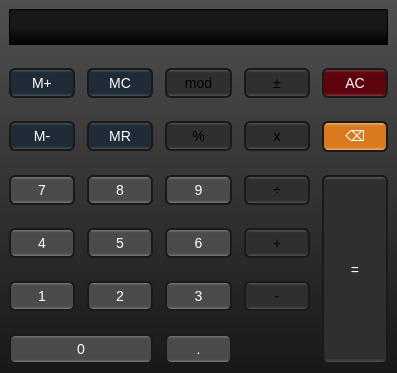
<?xml version="1.0" encoding="UTF-8"?>
<ui version="4.0">
 <class>Calculator</class>
 <widget class="QMainWindow" name="Calculator">
  <property name="geometry">
   <rect>
    <x>0</x>
    <y>0</y>
    <width>397</width>
    <height>366</height>
   </rect>
  </property>
  <property name="sizePolicy">
   <sizepolicy hsizetype="Preferred" vsizetype="Preferred">
    <horstretch>0</horstretch>
    <verstretch>0</verstretch>
   </sizepolicy>
  </property>
  <property name="windowTitle">
   <string>MainWindow</string>
  </property>
  <property name="styleSheet">
   <string notr="true">QMainWindow {
	background-color:qlineargradient(spread:pad, x1:0, y1:1, x2:0, y2:0, stop:0 rgba(26, 24, 23, 255), stop:1 rgba(80, 80, 80, 255));qlineargradient(spread:reflect, x1:0, y1:0.5, x2:0, y2:0, stop:0.729064 rgba(31, 43, 54, 255), stop:1 rgba(83, 94, 101, 255))
}</string>
  </property>
  <widget class="QWidget" name="centralwidget">
   <layout class="QGridLayout" name="gridLayout">
    <property name="horizontalSpacing">
     <number>12</number>
    </property>
    <property name="verticalSpacing">
     <number>23</number>
    </property>
    <item row="5" column="2">
     <widget class="QPushButton" name="NumPushBut_3">
      <property name="focusPolicy">
       <enum>Qt::FocusPolicy::NoFocus</enum>
      </property>
      <property name="styleSheet">
       <string notr="true">QPushButton {
	border: 2px solid rgb(26,26,26);
     border-radius: 6px;
	background-color: qlineargradient(spread:reflect, x1:0, y1:0.5, x2:0, y2:0, stop:0.729064 rgba(75,75,75, 255), stop:1 rgba(145,145,145,225));
    padding: 5px;
color: white; 
    font-size: 14px; 
    font-family: Arial, sans-serif;
}


QPushButton:hover {
background-color:rgba(98,98,98,255);
border: none;
}</string>
      </property>
      <property name="text">
       <string>3</string>
      </property>
     </widget>
    </item>
    <item row="4" column="1">
     <widget class="QPushButton" name="NumPushBut_5">
      <property name="focusPolicy">
       <enum>Qt::FocusPolicy::NoFocus</enum>
      </property>
      <property name="styleSheet">
       <string notr="true">QPushButton {
	border: 2px solid rgb(26,26,26);
     border-radius: 6px;
	background-color: qlineargradient(spread:reflect, x1:0, y1:0.5, x2:0, y2:0, stop:0.729064 rgba(75,75,75, 255), stop:1 rgba(145,145,145,225));
    padding: 5px;
color: white; 
    font-size: 14px; 
    font-family: Arial, sans-serif;
}


QPushButton:hover {
background-color:rgba(98,98,98,255);
border: none;
}</string>
      </property>
      <property name="text">
       <string>5</string>
      </property>
     </widget>
    </item>
    <item row="5" column="1">
     <widget class="QPushButton" name="NumPushBut_2">
      <property name="focusPolicy">
       <enum>Qt::FocusPolicy::NoFocus</enum>
      </property>
      <property name="styleSheet">
       <string notr="true">QPushButton {
	border: 2px solid rgb(26,26,26);
     border-radius: 6px;
	background-color: qlineargradient(spread:reflect, x1:0, y1:0.5, x2:0, y2:0, stop:0.729064 rgba(75,75,75, 255), stop:1 rgba(145,145,145,225));
    padding: 5px;
color: white; 
    font-size: 14px; 
    font-family: Arial, sans-serif;
}


QPushButton:hover {
background-color:rgba(98,98,98,255);
border: none;
}</string>
      </property>
      <property name="text">
       <string>2</string>
      </property>
     </widget>
    </item>
    <item row="3" column="2">
     <widget class="QPushButton" name="NumPushBut_9">
      <property name="focusPolicy">
       <enum>Qt::FocusPolicy::NoFocus</enum>
      </property>
      <property name="styleSheet">
       <string notr="true">QPushButton {
	border: 2px solid rgb(26,26,26);
     border-radius: 6px;
	background-color: qlineargradient(spread:reflect, x1:0, y1:0.5, x2:0, y2:0, stop:0.729064 rgba(75,75,75, 255), stop:1 rgba(145,145,145,225));
    padding: 5px;
color: white; 
    font-size: 14px; 
    font-family: Arial, sans-serif;
}


QPushButton:hover {
background-color:rgba(98,98,98,255);
border: none;
}</string>
      </property>
      <property name="text">
       <string>9</string>
      </property>
     </widget>
    </item>
    <item row="4" column="0">
     <widget class="QPushButton" name="NumPushBut_4">
      <property name="styleSheet">
       <string notr="true">QPushButton {
	border: 2px solid rgb(26,26,26);
     border-radius: 6px;
	background-color: qlineargradient(spread:reflect, x1:0, y1:0.5, x2:0, y2:0, stop:0.729064 rgba(75,75,75, 255), stop:1 rgba(145,145,145,225));
    padding: 5px;
color: white; 
    font-size: 14px; 
    font-family: Arial, sans-serif;
}


QPushButton:hover {
background-color:rgba(98,98,98,255);
border: none;
}</string>
      </property>
      <property name="text">
       <string>4</string>
      </property>
     </widget>
    </item>
    <item row="3" column="0">
     <widget class="QPushButton" name="NumPushBut_7">
      <property name="focusPolicy">
       <enum>Qt::FocusPolicy::NoFocus</enum>
      </property>
      <property name="styleSheet">
       <string notr="true">QPushButton {
	border: 2px solid rgb(26,26,26);
     border-radius: 6px;
	background-color: qlineargradient(spread:reflect, x1:0, y1:0.5, x2:0, y2:0, stop:0.729064 rgba(75,75,75, 255), stop:1 rgba(145,145,145,225));
    padding: 5px;
color: white; 
    font-size: 14px; 
    font-family: Arial, sans-serif;
}


QPushButton:hover {
background-color:rgba(98,98,98,255);
border: none;
}</string>
      </property>
      <property name="text">
       <string>7</string>
      </property>
     </widget>
    </item>
    <item row="2" column="3">
     <widget class="QPushButton" name="Multiply">
      <property name="focusPolicy">
       <enum>Qt::FocusPolicy::NoFocus</enum>
      </property>
      <property name="styleSheet">
       <string notr="true">QPushButton {
	border: 2px solid rgb(26,26,26);
     border-radius: 6px;
	background-color: qlineargradient(spread:reflect, x1:0, y1:0.5, x2:0, y2:0, stop:0.729064 rgba(47,47,47, 255), stop:1 rgba(98,98,98,225));
    padding: 5px;
    font-size: 14px; 
    font-family: Arial, sans-serif;
}


QPushButton:hover {
background-color:rgba(75,75,75,255);
border: none;
}</string>
      </property>
      <property name="text">
       <string>x</string>
      </property>
     </widget>
    </item>
    <item row="2" column="1">
     <widget class="QPushButton" name="MemRecall">
      <property name="focusPolicy">
       <enum>Qt::FocusPolicy::NoFocus</enum>
      </property>
      <property name="styleSheet">
       <string notr="true">    QPushButton {
	border: 2px solid rgb(26,26,26);
     border-radius: 6px;
	
	background-color: qlineargradient(spread:reflect, x1:0, y1:0.5, x2:0, y2:0, stop:0.729064 rgba(31, 43, 54, 255), stop:1 rgba(83, 94, 101, 255));
   padding: 5px;
   color: white; 
    font-size: 14px; 
    font-family: Arial, sans-serif;
}


QPushButton:hover {
background-color:#2d3e50;
border: none;
}


</string>
      </property>
      <property name="text">
       <string>MR</string>
      </property>
     </widget>
    </item>
    <item row="1" column="0">
     <widget class="QPushButton" name="MemAdd">
      <property name="focusPolicy">
       <enum>Qt::FocusPolicy::NoFocus</enum>
      </property>
      <property name="styleSheet">
       <string notr="true">    QPushButton {
	border: 2px solid rgb(26,26,26);
     border-radius: 6px;
	
	background-color: qlineargradient(spread:reflect, x1:0, y1:0.5, x2:0, y2:0, stop:0.729064 rgba(31, 43, 54, 255), stop:1 rgba(83, 94, 101, 255));
   padding: 5px;
   color: white; 
    font-size: 14px; 
    font-family: Arial, sans-serif;
}


QPushButton:hover {
background-color:#2d3e50;
border: none;
}


</string>
      </property>
      <property name="text">
       <string>M+</string>
      </property>
     </widget>
    </item>
    <item row="3" column="1">
     <widget class="QPushButton" name="NumPushBut_8">
      <property name="focusPolicy">
       <enum>Qt::FocusPolicy::NoFocus</enum>
      </property>
      <property name="styleSheet">
       <string notr="true">QPushButton {
	border: 2px solid rgb(26,26,26);
     border-radius: 6px;
	background-color: qlineargradient(spread:reflect, x1:0, y1:0.5, x2:0, y2:0, stop:0.729064 rgba(75,75,75, 255), stop:1 rgba(145,145,145,225));
    padding: 5px;
color: white; 
    font-size: 14px; 
    font-family: Arial, sans-serif;
}


QPushButton:hover {
background-color:rgba(98,98,98,255);
border: none;
}</string>
      </property>
      <property name="text">
       <string>8</string>
      </property>
     </widget>
    </item>
    <item row="1" column="2">
     <widget class="QPushButton" name="Modulo">
      <property name="focusPolicy">
       <enum>Qt::FocusPolicy::NoFocus</enum>
      </property>
      <property name="styleSheet">
       <string notr="true">QPushButton {
	border: 2px solid rgb(26,26,26);
     border-radius: 6px;
	background-color: qlineargradient(spread:reflect, x1:0, y1:0.5, x2:0, y2:0, stop:0.729064 rgba(47,47,47, 255), stop:1 rgba(98,98,98,225));
    padding: 5px;
    font-size: 14px; 
    font-family: Arial, sans-serif;
}


QPushButton:hover {
background-color:rgba(75,75,75,255);
border: none;
}</string>
      </property>
      <property name="text">
       <string>mod</string>
      </property>
     </widget>
    </item>
    <item row="1" column="1">
     <widget class="QPushButton" name="MemClear">
      <property name="focusPolicy">
       <enum>Qt::FocusPolicy::NoFocus</enum>
      </property>
      <property name="styleSheet">
       <string notr="true">    QPushButton {
	border: 2px solid rgb(26,26,26);
     border-radius: 6px;
	
	background-color: qlineargradient(spread:reflect, x1:0, y1:0.5, x2:0, y2:0, stop:0.729064 rgba(31, 43, 54, 255), stop:1 rgba(83, 94, 101, 255));
   padding: 5px;
   color: white; 
    font-size: 14px; 
    font-family: Arial, sans-serif;
}


QPushButton:hover {
background-color:#2d3e50;
border: none;
}


</string>
      </property>
      <property name="text">
       <string>MC</string>
      </property>
     </widget>
    </item>
    <item row="4" column="2">
     <widget class="QPushButton" name="NumPushBut_6">
      <property name="styleSheet">
       <string notr="true">QPushButton {
	border: 2px solid rgb(26,26,26);
     border-radius: 6px;
	background-color: qlineargradient(spread:reflect, x1:0, y1:0.5, x2:0, y2:0, stop:0.729064 rgba(75,75,75, 255), stop:1 rgba(145,145,145,225));
    padding: 5px;
color: white; 
    font-size: 14px; 
    font-family: Arial, sans-serif;
}


QPushButton:hover {
background-color:rgba(98,98,98,255);
border: none;
}</string>
      </property>
      <property name="text">
       <string>6</string>
      </property>
     </widget>
    </item>
    <item row="5" column="3">
     <widget class="QPushButton" name="Subtract">
      <property name="focusPolicy">
       <enum>Qt::FocusPolicy::NoFocus</enum>
      </property>
      <property name="styleSheet">
       <string notr="true">QPushButton {
	border: 2px solid rgb(26,26,26);
     border-radius: 6px;
	background-color: qlineargradient(spread:reflect, x1:0, y1:0.5, x2:0, y2:0, stop:0.729064 rgba(47,47,47, 255), stop:1 rgba(98,98,98,225));
    padding: 5px;
    font-size: 14px; 
    font-family: Arial, sans-serif;
}


QPushButton:hover {
background-color:rgba(75,75,75,255);
border: none;
}</string>
      </property>
      <property name="text">
       <string>-</string>
      </property>
     </widget>
    </item>
    <item row="6" column="2">
     <widget class="QPushButton" name="NumPushBut_10">
      <property name="focusPolicy">
       <enum>Qt::FocusPolicy::NoFocus</enum>
      </property>
      <property name="styleSheet">
       <string notr="true">QPushButton {
	border: 2px solid rgb(26,26,26);
     border-radius: 6px;
	background-color: qlineargradient(spread:reflect, x1:0, y1:0.5, x2:0, y2:0, stop:0.729064 rgba(75,75,75, 255), stop:1 rgba(145,145,145,225));
    padding: 5px;
color: white; 
    font-size: 14px; 
    font-family: Arial, sans-serif;
}


QPushButton:hover {
background-color:rgba(98,98,98,255);
border: none;
}</string>
      </property>
      <property name="text">
       <string>.</string>
      </property>
     </widget>
    </item>
    <item row="2" column="2">
     <widget class="QPushButton" name="Percent">
      <property name="focusPolicy">
       <enum>Qt::FocusPolicy::NoFocus</enum>
      </property>
      <property name="styleSheet">
       <string notr="true">QPushButton {
	border: 2px solid rgb(26,26,26);
     border-radius: 6px;
	background-color: qlineargradient(spread:reflect, x1:0, y1:0.5, x2:0, y2:0, stop:0.729064 rgba(47,47,47, 255), stop:1 rgba(98,98,98,225));
    padding: 5px;
    font-size: 14px; 
    font-family: Arial, sans-serif;
}


QPushButton:hover {
background-color:rgba(75,75,75,255);
border: none;
}</string>
      </property>
      <property name="text">
       <string>%</string>
      </property>
     </widget>
    </item>
    <item row="1" column="3">
     <widget class="QPushButton" name="SignChange">
      <property name="focusPolicy">
       <enum>Qt::FocusPolicy::NoFocus</enum>
      </property>
      <property name="styleSheet">
       <string notr="true">QPushButton {
	border: 2px solid rgb(26,26,26);
     border-radius: 6px;
	background-color: qlineargradient(spread:reflect, x1:0, y1:0.5, x2:0, y2:0, stop:0.729064 rgba(47,47,47, 255), stop:1 rgba(98,98,98,225));
    padding: 5px;
    font-size: 14px; 
    font-family: Arial, sans-serif;
}


QPushButton:hover {
background-color:rgba(75,75,75,255);
border: none;
}</string>
      </property>
      <property name="text">
       <string>±</string>
      </property>
     </widget>
    </item>
    <item row="0" column="0" colspan="5">
     <widget class="QLineEdit" name="Display">
      <property name="sizePolicy">
       <sizepolicy hsizetype="Preferred" vsizetype="Expanding">
        <horstretch>0</horstretch>
        <verstretch>0</verstretch>
       </sizepolicy>
      </property>
      <property name="styleSheet">
       <string notr="true">QLineEdit{
background-color: qlineargradient(spread:pad, x1:0, y1:1, x2:0, y2:0.5, stop:0 rgba(0, 0, 0, 255), stop:1 rgba(24, 24, 24, 255));
text-align: right;
color: white; 
    font-size: 24px; 
    font-family: Arial, sans-serif;
}
</string>
      </property>
      <property name="text">
       <string/>
      </property>
      <property name="alignment">
       <set>Qt::AlignmentFlag::AlignRight|Qt::AlignmentFlag::AlignTrailing|Qt::AlignmentFlag::AlignVCenter</set>
      </property>
     </widget>
    </item>
    <item row="6" column="0" colspan="2">
     <widget class="QPushButton" name="NumPushBut_0">
      <property name="focusPolicy">
       <enum>Qt::FocusPolicy::NoFocus</enum>
      </property>
      <property name="styleSheet">
       <string notr="true">QPushButton {
	border: 2px solid rgb(26,26,26);
     border-radius: 6px;
	background-color: qlineargradient(spread:reflect, x1:0, y1:0.5, x2:0, y2:0, stop:0.729064 rgba(75,75,75, 255), stop:1 rgba(145,145,145,225));
    padding: 5px;
color: white; 
    font-size: 14px; 
    font-family: Arial, sans-serif;
}


QPushButton:hover {
background-color:rgba(98,98,98,255);
border: none;
}</string>
      </property>
      <property name="text">
       <string>0</string>
      </property>
     </widget>
    </item>
    <item row="3" column="3">
     <widget class="QPushButton" name="Divide">
      <property name="focusPolicy">
       <enum>Qt::FocusPolicy::NoFocus</enum>
      </property>
      <property name="styleSheet">
       <string notr="true">QPushButton {
	border: 2px solid rgb(26,26,26);
     border-radius: 6px;
	background-color: qlineargradient(spread:reflect, x1:0, y1:0.5, x2:0, y2:0, stop:0.729064 rgba(47,47,47, 255), stop:1 rgba(98,98,98,225));
    padding: 5px;
    font-size: 14px; 
    font-family: Arial, sans-serif;
}


QPushButton:hover {
background-color:rgba(75,75,75,255);
border: none;
}</string>
      </property>
      <property name="text">
       <string>÷</string>
      </property>
     </widget>
    </item>
    <item row="4" column="3">
     <widget class="QPushButton" name="Add">
      <property name="styleSheet">
       <string notr="true">QPushButton {
	border: 2px solid rgb(26,26,26);
     border-radius: 6px;
	background-color: qlineargradient(spread:reflect, x1:0, y1:0.5, x2:0, y2:0, stop:0.729064 rgba(47,47,47, 255), stop:1 rgba(98,98,98,225));
    padding: 5px;
    font-size: 14px; 
    font-family: Arial, sans-serif;
}


QPushButton:hover {
background-color:rgba(75,75,75,255);
border: none;
}
</string>
      </property>
      <property name="text">
       <string>+</string>
      </property>
     </widget>
    </item>
    <item row="5" column="0">
     <widget class="QPushButton" name="NumPushBut_1">
      <property name="focusPolicy">
       <enum>Qt::FocusPolicy::NoFocus</enum>
      </property>
      <property name="styleSheet">
       <string notr="true">QPushButton {
	border: 2px solid rgb(26,26,26);
     border-radius: 6px;
	background-color: qlineargradient(spread:reflect, x1:0, y1:0.5, x2:0, y2:0, stop:0.729064 rgba(75,75,75, 255), stop:1 rgba(145,145,145,225));
    padding: 5px;
color: white; 
    font-size: 14px; 
    font-family: Arial, sans-serif;
}


QPushButton:hover {
background-color:rgba(98,98,98,255);
border: none;
}</string>
      </property>
      <property name="text">
       <string>1</string>
      </property>
     </widget>
    </item>
    <item row="2" column="0">
     <widget class="QPushButton" name="MemSub">
      <property name="focusPolicy">
       <enum>Qt::FocusPolicy::NoFocus</enum>
      </property>
      <property name="styleSheet">
       <string notr="true">    QPushButton {
	border: 2px solid rgb(26,26,26);
     border-radius: 6px;
	
	background-color: qlineargradient(spread:reflect, x1:0, y1:0.5, x2:0, y2:0, stop:0.729064 rgba(31, 43, 54, 255), stop:1 rgba(83, 94, 101, 255));
   padding: 5px;
   color: white; 
    font-size: 14px; 
    font-family: Arial, sans-serif;
}


QPushButton:hover {
background-color:#2d3e50;
border: none;
}


</string>
      </property>
      <property name="text">
       <string>M-</string>
      </property>
     </widget>
    </item>
    <item row="1" column="4">
     <widget class="QPushButton" name="AllClear">
      <property name="sizePolicy">
       <sizepolicy hsizetype="Minimum" vsizetype="Preferred">
        <horstretch>0</horstretch>
        <verstretch>0</verstretch>
       </sizepolicy>
      </property>
      <property name="focusPolicy">
       <enum>Qt::FocusPolicy::NoFocus</enum>
      </property>
      <property name="styleSheet">
       <string notr="true">QPushButton {
	border: 2px solid rgb(26,26,26);
     border-radius: 6px;
	background-color: qlineargradient(spread:reflect, x1:0, y1:0.5, x2:0, y2:0, stop:0.729064 rgba(94,4,12,255), stop:1 rgba(140,76,81,225));
    padding: 5px;
color: white; 
    font-size: 14px; 
    font-family: Arial, sans-serif;
}


QPushButton:hover {
background-color:rgba(75,75,75,255);
border: none;
}</string>
      </property>
      <property name="text">
       <string>AC</string>
      </property>
     </widget>
    </item>
    <item row="2" column="4">
     <widget class="QPushButton" name="Backspace">
      <property name="sizePolicy">
       <sizepolicy hsizetype="Minimum" vsizetype="Preferred">
        <horstretch>0</horstretch>
        <verstretch>0</verstretch>
       </sizepolicy>
      </property>
      <property name="focusPolicy">
       <enum>Qt::FocusPolicy::NoFocus</enum>
      </property>
      <property name="styleSheet">
       <string notr="true">QPushButton {
	border: 2px solid rgb(26,26,26);
     border-radius: 6px;
	background-color: qlineargradient(spread:reflect, x1:0, y1:0.5, x2:0, y2:0, stop:0.729064 rgba(218,122,31, 255), stop:1 rgba(245,190,137,255));
    padding: 5px;
color: white; 
    font-size: 14px; 
    font-family: Arial, sans-serif;
}


QPushButton:hover {
background-color:rgba(75,75,75,255);
border: none;
}</string>
      </property>
      <property name="text">
       <string>⌫</string>
      </property>
     </widget>
    </item>
    <item row="3" column="4" rowspan="4">
     <widget class="QPushButton" name="Equals">
      <property name="sizePolicy">
       <sizepolicy hsizetype="Minimum" vsizetype="Preferred">
        <horstretch>0</horstretch>
        <verstretch>0</verstretch>
       </sizepolicy>
      </property>
      <property name="focusPolicy">
       <enum>Qt::FocusPolicy::NoFocus</enum>
      </property>
      <property name="styleSheet">
       <string notr="true">QPushButton {
	border: 2px solid rgb(26,26,26);
     border-radius: 6px;
	background-color: qlineargradient(spread:reflect, x1:0, y1:0.5, x2:0, y2:0, stop:0.95064 rgba(47,47,47, 255), stop:1 rgba(98,98,98,225));
    padding: 5px;
color: white; 
    font-size: 14px; 
    font-family: Arial, sans-serif;
}


QPushButton:hover {
background-color:rgba(75,75,75,255);
border: none;
}</string>
      </property>
      <property name="text">
       <string>=</string>
      </property>
     </widget>
    </item>
   </layout>
  </widget>
 </widget>
 <resources/>
 <connections/>
</ui>
